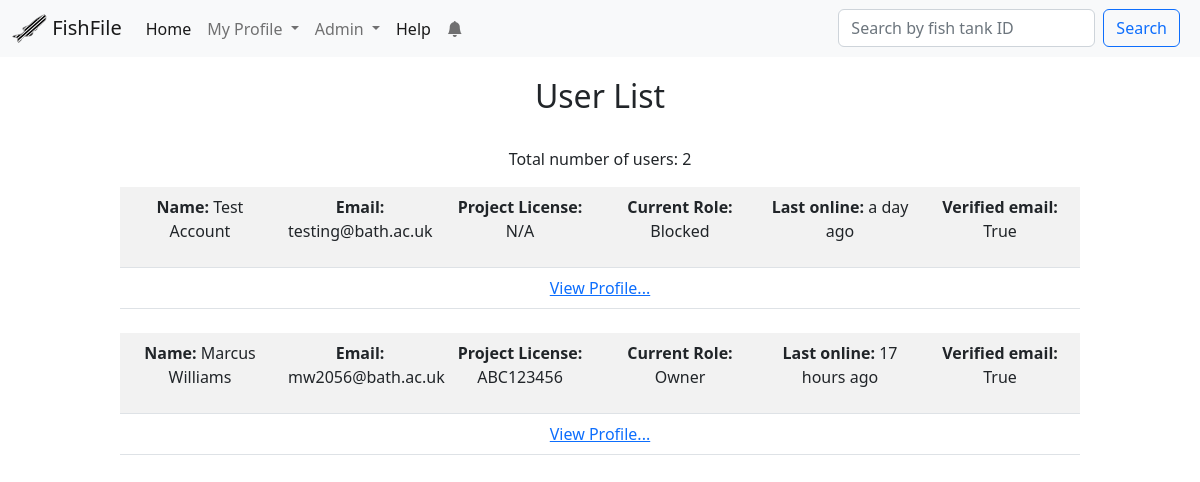
The page /userlist/ (signed in) on the database as committed earlier.
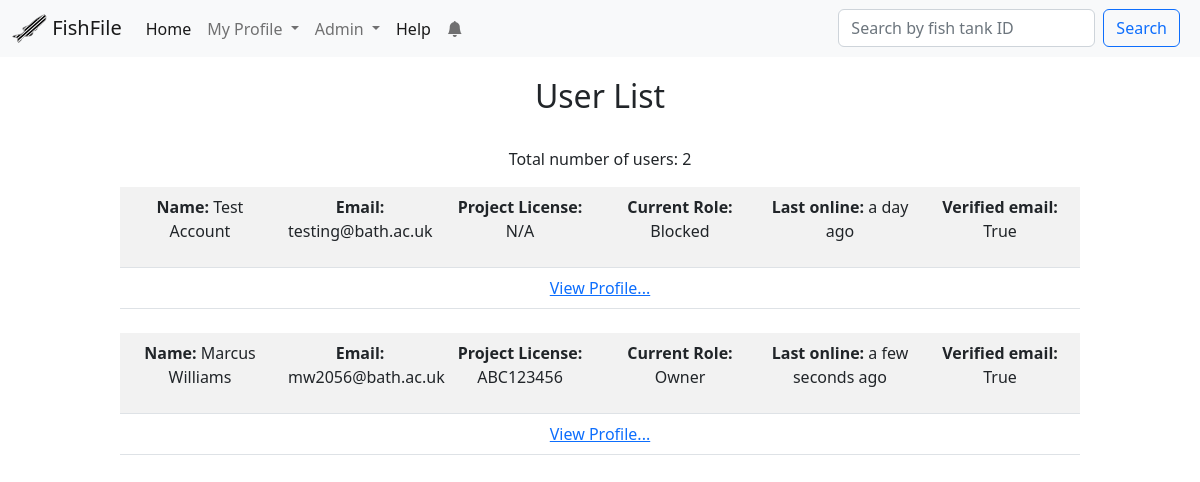
The same page on the database as committed later.
### app/models.py (models this page shows, shortened)
class User(UserMixin, db.Model):
    id = db.Column(db.Integer, primary_key=True)
    first_name = db.Column(db.String(64), index=True)
    last_name = db.Column(db.String(64), index=True)
    email = db.Column(db.String(120), index=True, unique=True)
    username = db.Column(db.String(64), index=True)
    password_hash = db.Column(db.String(128))
    last_seen = db.Column(db.DateTime, default=datetime.utcnow)
    is_verified = db.Column(db.Boolean, default=False)
    project_license = db.Column(db.String(120))
    personal_license = db.Column(db.String(120))
    personal_document = db.Column(db.Boolean, default=False)
    project_document = db.Column(db.Boolean, default=False)
    role = db.Column(db.String(32), default="User")
    code = db.Column(db.String(32), index=True)
    changes = db.relationship("Change", backref="user", lazy="dynamic")
    notifications = db.relationship(
        "Notification", backref="user", lazy="dynamic", cascade="all, delete"
    )
    last_notification_read_time = db.Column(db.DateTime)
    reminders = db.relationship(
        "Reminder", backref="user", lazy="dynamic", cascade="all, delete"
    )
    def isOwner(self):
        return self.role == "Owner"
    def isAdmin(self):
        return self.role in ("Admin", "Owner")
    def new_notifications(self):
        last_read_time = self.last_notification_read_time or datetime(1900, 1, 1)
        return (
            Notification.query.filter_by(user=self)
            .filter(Notification.time > last_read_time)
            .count()
        )

### app/main/routes.py (the view)
@bp.route("/userlist/")
@requires_roles("Owner")
@login_required
def user_list():
    users = User.query.order_by(User.id.desc())
    return render_template("Admin/user_list.html", users=users, title="User List")

### app/main/forms.py
class SimpleSearch(FlaskForm):
    search = StringField("Search by fish tank ID", validators=[DataRequired()])
    submit = SubmitField("Search")
    def __init__(self, *args, **kwargs):
        if "formdata" not in kwargs:
            kwargs["formdata"] = request.args
        if "csrf_enabled" not in kwargs:
            kwargs["csrf_enabled"] = False
        super(SimpleSearch, self).__init__(*args, **kwargs)

class EmptyForm(FlaskForm):
    submit = SubmitField("Submit")

### app/main/routes.py (called while the page is built)
@bp.before_request
def before_request():
    if current_user.is_authenticated:
        current_user.last_seen = datetime.utcnow()
        db.session.commit()
        g.search_form = SimpleSearch()
        g.clearNotifsForm = EmptyForm()

### app/models.py (called while the page is built)
@login.user_loader
def load_user(id):
    return User.query.get(int(id))

def requires_roles(*roles):
    def wrapper(f):
        @wraps(f)
        def wrapped(*args, **kwargs):
            if current_app.testing == True:
                return f(*args, **kwargs)
            if current_user.role not in roles:
                abort(403)
            return f(*args, **kwargs)
        return wrapped
    return wrapper

### app/templates/admin/user_list.html
{%extends 'base.html'%}
{%block content%}
    <h2>User List</h2><br>
    <p>Total number of users: {{ users.count() }}</p>
    {% if users.count() > 0 %}
        {% for user in users %}
            {%include 'subtemplates/_user_role_summary.html'%}
        {%endfor%}
    {% else %}
        <h3>No users found</h3>
    {% endif %}
{%endblock%}

### app/templates/subtemplates/_user_role_summary.html
<table class="table table-striped" style="width: 80%; margin:auto; table-layout:fixed;">
    <tr >
        <td>
            <b>Name: </b>{{user.first_name}} {{user.last_name}}
        </td>
        <td>
            <b>Email: </b>{{user.email}}
        </td>
        <td>
            {%if user.project_license%}
            <b>Project License: </b>{{user.project_license}}
            {%else%}
            <b>Project License: </b>N/A
            {%endif%}
        </td>
        <td>
            <b>Current Role: </b>{{user.role}}
        </td>
        <td>
            {% if user.last_seen %}<p><b>Last online: </b>{{ moment(user.last_seen).fromNow() }}</p>{% endif %}
        </td>
        <td><b>Verified email: </b>{{user.is_verified}}</td>
    </tr>
    <tr>
        <td colspan="6"><a href="{{url_for('main.user', username = user.username)}}" target="_blank">View Profile...</a></td>
    </tr>
</table>
<br>

Rows that differ between the two databases and show on the page:
changed User "Marcus": last_seen "17 hours ago" → "a few seconds ago"
